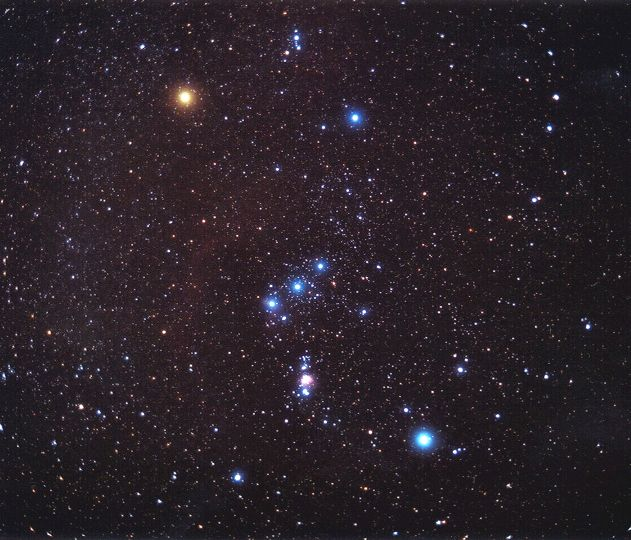
#> input picture Exercises/spatial/orion_spinelli_c1.jpg, 631 x 540 px
$ python ex01_another.py
#> lines starting #> are read from the running program, lines starting #| are printed output that depends on the picture; after the words box and inside, x2 and y2 are one past the last pixel; in counts of white or black regions, pixels touching at a corner belong together
import numpy as np
import matplotlib.pyplot as plt
import cv2

img = cv2.imread("orion_spinelli_c1.jpg", cv2.IMREAD_COLOR)
#> img is the input picture: shape (540, 631, 3); mean B, G, R 40.7, 33.6, 42.1
img_gray = cv2.cvtColor(img, cv2.COLOR_BGR2GRAY)
img_rgb = cv2.cvtColor(img,cv2.COLOR_BGR2RGB)
blur = cv2.medianBlur(img_gray, 9)
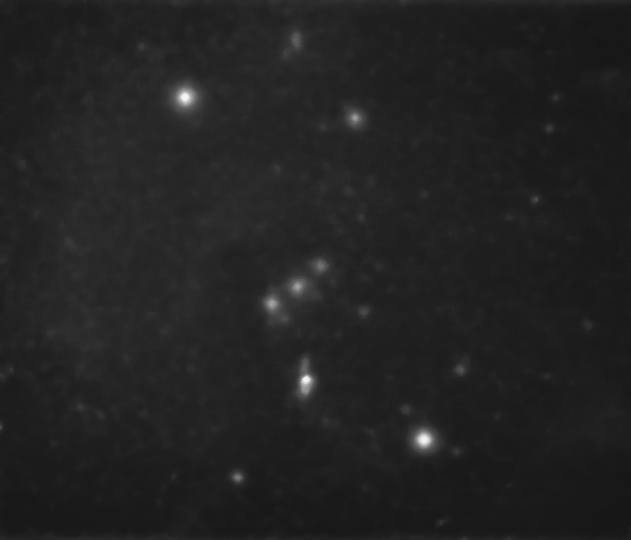
#> blur: shape (540, 631); min 23, max 246, mean 34.1

ret, thresh = cv2.threshold(blur, 0, 255, cv2.THRESH_BINARY + cv2.THRESH_OTSU)
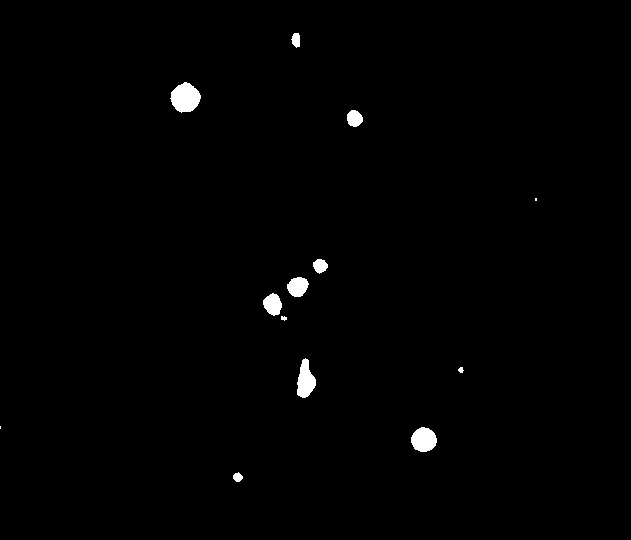
#> thresh: shape (540, 631); 0.85% white; 13 white regions (2 under 20 px), largest, box (x1, y1, x2, y2) and area: (170, 82, 201, 113) 675, (411, 427, 437, 452) 496, (297, 358, 316, 398) 492
#> ret = 71

result = cv2.bitwise_and(img_rgb,img_rgb, mask = thresh)


plt.figure("main", figsize = (6,4))
plt.subplot(131)
plt.title("Original Image", fontsize = 8, color = "maroon")
plt.xticks([]), plt.yticks([])
plt.imshow(cv2.cvtColor(img, cv2.COLOR_BGR2RGB))

plt.subplot(132)
plt.title("Original Image", fontsize = 8, color = "maroon")
plt.xticks([]), plt.yticks([])
plt.imshow(thresh, "gray")

plt.subplot(133)
plt.title("Original Image", fontsize = 8, color = "maroon")
plt.xticks([]), plt.yticks([])
plt.imshow(result)
plt.show()
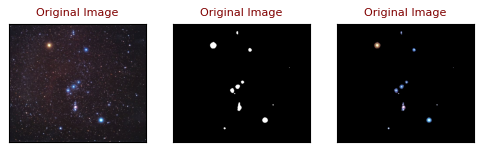
#> figure drawn by matplotlib, 3 panels

$ run again, with Exercises/spatial/overlap_coins.jpg copied over Exercises/spatial/orion_spinelli_c1.jpg
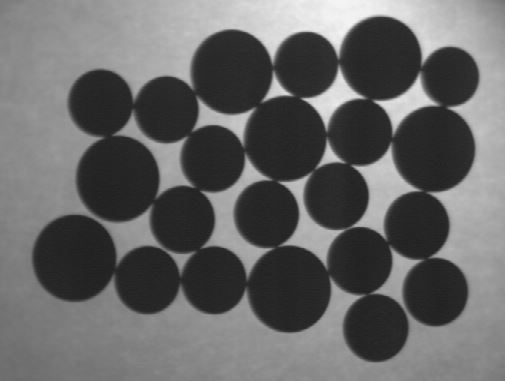
#> input picture Exercises/spatial/overlap_coins.jpg, 505 x 381 px
#> img is the input picture: shape (381, 505, 3); min 28, max 246, mean 102.3
#> `ret, thresh = cv2.threshold(blur, 0, 255, cv2.THRESH_BINARY + cv2.THRE..`:
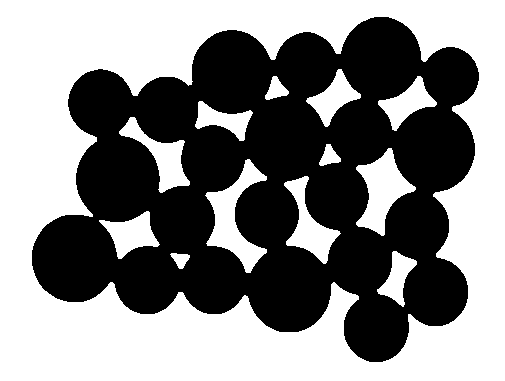
#> thresh: shape (381, 505); 53% white; 1 black region, box (x1, y1, x2, y2) and area: (32, 17, 479, 362) 90406
#> ret = 98
#> `plt.show()`:
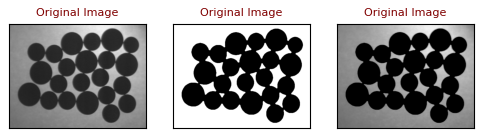
#> figure drawn by matplotlib, 3 panels
